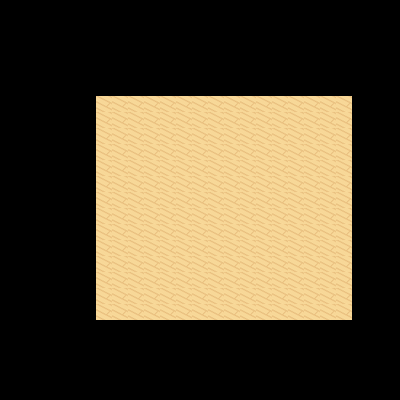

A 2D game scene composited from a Tiled map and its tileset images. What follows is a short description and the map's XML, with every tile layer's data as written:
An orthogonal 25x25 tile map with 16x16 px tiles, 2 tile layers (floor, walls) and 2 objects (exit_house, spawn_house).

<map version="1.5" tiledversion="1.7.2" orientation="orthogonal" renderorder="right-down" width="25" height="25" tilewidth="16" tileheight="16" infinite="0" nextlayerid="4" nextobjectid="3">
 <tileset firstgid="1" source="house.tsx" />
 <layer id="1" name="floor" width="25" height="25">
  <data encoding="csv">
0,0,0,0,0,0,0,0,0,0,0,0,0,0,0,0,0,0,0,0,0,0,0,0,0,
0,0,0,0,0,0,0,0,0,0,0,0,0,0,0,0,0,0,0,0,0,0,0,0,0,
0,0,0,0,0,0,0,0,0,0,0,0,0,0,0,0,0,0,0,0,0,0,0,0,0,
0,0,0,0,0,0,0,0,0,0,0,0,0,0,0,0,0,0,0,0,0,0,0,0,0,
0,0,0,0,0,0,0,0,0,0,0,0,0,0,0,0,0,0,0,0,0,0,0,0,0,
0,0,0,0,0,0,0,0,0,0,0,0,0,0,0,0,0,0,0,0,0,0,0,0,0,
0,0,0,0,0,0,302,302,302,302,302,302,302,302,302,302,302,302,302,302,302,302,0,0,0,
0,0,0,0,0,0,302,302,302,302,302,302,302,302,302,302,302,302,302,302,302,302,0,0,0,
0,0,0,0,0,0,302,302,302,302,302,302,302,302,302,302,302,302,302,302,302,302,0,0,0,
0,0,0,0,0,0,302,302,302,302,302,302,302,302,302,302,302,302,302,302,302,302,0,0,0,
0,0,0,0,0,0,302,302,302,302,302,302,302,302,302,302,302,302,302,302,302,302,0,0,0,
0,0,0,0,0,0,302,302,302,302,302,302,302,302,302,302,302,302,302,302,302,302,0,0,0,
0,0,0,0,0,0,302,302,302,302,302,302,302,302,302,302,302,302,302,302,302,302,0,0,0,
0,0,0,0,0,0,302,302,302,302,302,302,302,302,302,302,302,302,302,302,302,302,0,0,0,
0,0,0,0,0,0,302,302,302,302,302,302,302,302,302,302,302,302,302,302,302,302,0,0,0,
0,0,0,0,0,0,302,302,302,302,302,302,302,302,302,302,302,302,302,302,302,302,0,0,0,
0,0,0,0,0,0,302,302,302,302,302,302,302,302,302,302,302,302,302,302,302,302,0,0,0,
0,0,0,0,0,0,302,302,302,302,302,302,302,302,302,302,302,302,302,302,302,302,0,0,0,
0,0,0,0,0,0,302,302,302,302,302,302,302,302,302,302,302,302,302,302,302,302,0,0,0,
0,0,0,0,0,0,302,302,302,302,302,302,302,302,302,302,302,302,302,302,302,302,0,0,0,
0,0,0,0,0,0,0,0,0,0,0,0,0,0,0,0,0,0,0,0,0,0,0,0,0,
0,0,0,0,0,0,0,0,0,0,0,0,0,0,0,0,0,0,0,0,0,0,0,0,0,
0,0,0,0,0,0,0,0,0,0,0,0,0,0,0,0,0,0,0,0,0,0,0,0,0,
0,0,0,0,0,0,0,0,0,0,0,0,0,0,0,0,0,0,0,0,0,0,0,0,0,
0,0,0,0,0,0,0,0,0,0,0,0,0,0,0,0,0,0,0,0,0,0,0,0,0
</data>
 </layer>
 <layer id="3" name="walls" width="25" height="25">
  <data encoding="csv">
0,0,0,0,0,0,0,0,0,0,0,0,0,0,0,0,0,0,0,0,0,0,0,0,0,
0,0,0,0,0,0,0,0,0,0,0,0,0,0,0,0,0,0,0,0,0,0,0,0,0,
0,0,0,0,0,0,0,0,0,0,0,0,0,0,0,0,0,0,0,0,0,0,0,0,0,
0,0,0,0,0,0,0,0,0,0,0,0,0,0,0,0,0,0,0,0,0,0,0,0,0,
0,0,0,0,0,0,0,0,0,0,0,0,0,0,0,0,0,0,0,0,0,0,0,0,0,
0,0,0,0,0,276,277,278,276,277,278,276,277,278,276,277,278,276,277,278,276,277,278,0,0,
0,0,0,0,0,243,0,0,0,0,0,0,0,0,0,0,0,0,0,0,0,0,243,0,0,
0,0,0,0,0,274,0,0,0,0,0,0,0,0,0,0,0,0,0,0,0,0,274,0,0,
0,0,0,0,0,305,0,0,0,0,0,0,0,0,0,0,0,0,0,0,0,0,305,0,0,
0,0,0,0,0,243,0,0,0,0,0,0,0,0,0,0,0,0,0,0,0,0,243,0,0,
0,0,0,0,0,274,0,0,0,0,0,0,0,0,0,0,0,0,0,0,0,0,274,0,0,
0,0,0,0,0,305,0,0,0,0,0,0,0,0,0,0,0,0,0,0,0,0,305,0,0,
0,0,0,0,0,243,0,0,0,0,0,0,0,0,0,0,0,0,0,0,0,0,243,0,0,
0,0,0,0,0,274,0,0,0,0,0,0,0,0,0,0,0,0,0,0,0,0,274,0,0,
0,0,0,0,0,305,0,0,0,0,0,0,0,0,0,0,0,0,0,0,0,0,305,0,0,
0,0,0,0,0,243,0,0,0,0,0,0,0,0,0,0,0,0,0,0,0,0,243,0,0,
0,0,0,0,0,274,0,0,0,0,0,0,0,0,0,0,0,0,0,0,0,0,274,0,0,
0,0,0,0,0,243,0,0,0,0,0,0,0,0,0,0,0,0,0,0,0,0,243,0,0,
0,0,0,0,0,274,0,0,0,0,0,0,0,0,0,0,0,0,0,0,0,0,274,0,0,
0,0,0,0,0,305,0,0,0,0,0,0,0,0,0,0,0,0,0,0,0,0,305,0,0,
0,0,0,0,0,276,277,278,276,277,278,276,277,278,276,277,278,276,277,278,276,277,278,0,0,
0,0,0,0,0,0,0,0,0,0,0,0,0,0,0,0,0,0,0,0,0,0,0,0,0,
0,0,0,0,0,0,0,0,0,0,0,0,0,0,0,0,0,0,0,0,0,0,0,0,0,
0,0,0,0,0,0,0,0,0,0,0,0,0,0,0,0,0,0,0,0,0,0,0,0,0,
0,0,0,0,0,0,0,0,0,0,0,0,0,0,0,0,0,0,0,0,0,0,0,0,0
</data>
 </layer>
 <objectgroup id="2" name="Objects">
  <object id="1" type="exit_house" x="143.171" y="303.262" width="36.4435" height="16.2694" />
  <object id="2" type="spawn_house" x="159.44" y="296.754">
   <point />
  </object>
 </objectgroup>
</map>
